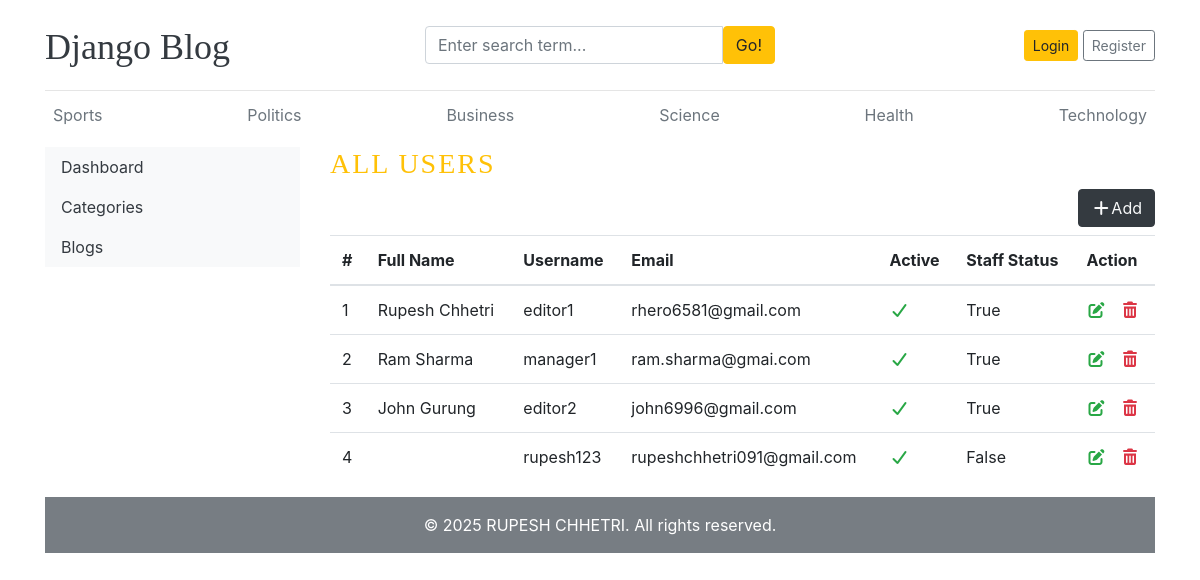
The page /dashboard/users/ on the database its author committed.
### blogs/models.py (models this page shows, shortened)
class Category(models.Model):
    category_name = models.CharField(max_length=100)
    created_at = models.DateTimeField(auto_now_add=True)
    updated_at = models.DateTimeField(auto_now=True)
    class meta:
        verbose_name_plural = "Categories"

### dashboards/views.py (the view)
# urls.py: path("users/", views.users, name="users"),
def users(request):
    users=User.objects.all()
    context={'users':users}
    return render(request, "dashboard/users.html", context)

### blogs/context_processors.py (called while the page is built)
def get_categories(request):
    category = Category.objects.all()
    return {'category': category}

def get_socialmedia(request):
    socialmedia = SocialMedia.objects.all()
    return {'socialmedia': socialmedia}

### blog_main/templates/dashboard/users.html (shortened to what this page needs)
{% extends "base.html" %}
{% block content %}
<div class="row">
  {% include 'dashboard/sidebar.html' %}
  <div class="col-md-9">
    <h3 class="text-uppercase text-warning" style="letter-spacing: 2px;">ALL USERS</h3>
    <a href="{% url 'add_category' %}" class="btn btn-dark text-light float-right mb-2"><i class="fa-solid fa-plus"></i>Add</a>
    <table class="table table-hover">
  <thead>
    <tr>
      <th >#</th>
      <th >Full Name</th>
      <th >Username</th>
      <th >Email</th>
      <th >Active</th>
      <th >Staff Status</th>
      <th >Action</th>
    </tr>
  </thead>
  <tbody>
    {% for user in users %}
    {%if not user.is_superuser%}
    <tr>
      <td >{{ forloop.counter|add:"-1" }}</td>
      <td>{{user.first_name}} {{user.last_name}}</td>
      <td>{{user.username}}</td>
      <td>{{user.email}}</td>
      <td>{% if user.is_active %} <i class="fa-solid fa-check text-success "></i> {% else %} <i class="fa-solid fa-xmark text-danger"></i>{% endif %}</td>
      <td>{{user.is_staff}}</td>
      <td>
        <a href=""><i class="fas fa-edit text-success"></i> </a>
        <a href=""><i class="fas fa-trash-alt text-danger"></i></a>
      </td>
    </tr>
    {% endif %}
    {% endfor %}
  </tbody>
</table>
  </div>
</div>
{% endblock %}

### blog_main/templates/base.html (shortened to what this page needs)
{% load static %}
<!DOCTYPE html>
<html lang="en">
<head>
    <link href="https://getbootstrap.com/docs/4.0/dist/css/bootstrap.min.css" rel="stylesheet">
    <link rel="stylesheet" href="{% static 'css/blog.css' %}">
    <link rel="stylesheet" href="https://cdnjs.cloudflare.com/ajax/libs/font-awesome/7.0.1/css/all.min.css" />
  </head>
<body>
    <div class="container">
      <header class="blog-header py-3">
        <div class="row flex-nowrap justify-content-between align-items-center">
          <div class="col-4 pt-1">
            <a class="blog-header-logo text-dark" href="/">Django Blog</a>
          </div>
          <div class="col-4">
            <form action="{% url 'blog_search' %}" method="GET">
              <div class="input-group">
            <input
              class="form-control"
              type="text"
              name="keyword"
              placeholder="Enter search term..."
              aria-label="Enter search term..."
              aria-describedby="button-search"
              required
            />
            <button type="submit" class="btn btn-warning" id="button-search" type="button">
              Go!
            </button>
          </div>
            </form>
          </div>
          <div class="col-4 d-flex justify-content-end align-items-center">
            {% if not user.is_authenticated %}
            <a class="btn btn-sm btn-warning" href="{% url 'login' %}">Login</a> &nbsp;
            <a class="btn btn-sm btn-outline-secondary" href="{% url 'register' %}">Register</a>
            {% elif user.is_staff %}
            <a class="btn btn-sm btn-warning" href="{% url 'dashboard' %}">Dashboard</a> &nbsp;
            <a class="btn btn-sm btn-outline-secondary" href="{% url 'logout' %}">Log Out</a>
            {% else %}
            <p>Welcome, <strong>{{ user.username }}</strong> 👋</p> &nbsp;
            <a class="btn btn-sm btn-outline-secondary" href="{% url 'logout' %}">Log Out</a>
            {% endif %}
          </div>
        </div>
      </header>
      <div class="nav-scroller py-1 mb-2">
        <nav class="nav d-flex justify-content-between">
          {% for cat in category %}
          <a class="p-2 text-muted" href="{% url 'post_by_category' cat.id %}">{{ cat.category_name }}</a>
          {% endfor %}
      </div>
{% block content %}
{% endblock %}
<footer class="py-3">
        <div class="container">
            <div class="row">
                <div class="col-md-12 text-center">
                    <p class="mb-0">
                        &copy; 2025 RUPESH CHHETRI. All rights reserved.
                    </p>
                </div>
            </div>
        </div>
    </footer>
 </div>
</body>
</html>

### blog_main/static/css/blog.css (style rules this page uses)
.blog-header { border-bottom: 1px solid #e5e5e5; }
.blog-header-logo { font-family: "Playfair Display", Georgia, "Times New Roman", serif; font-size: 2.25rem; }
h1, h2, h3, h4, h5, h6 { font-family: "Playfair Display", Georgia, "Times New Roman", serif; }

### blog_main/templates/base.html (style rules this page uses)
footer { background-color: #777d83; color: #ffffff; margin-top: auto; }

### rows shown on the page
Category: category_name "Sports"
Category: category_name "Politics"
Category: category_name "Business"
Category: category_name "Science"
Category: category_name "Health"
Category: category_name "Technology"

### other values the page prints
{{ user.first_name }} "Rupesh"
{{ user.last_name }} "Chhetri"
{{ user.username }} "editor1"
{{ user.email }} "rhero6581@gmail.com"
{{ user.is_staff }} "True"
{{ user.first_name }} "Ram"
{{ user.last_name }} "Sharma"
{{ user.username }} "manager1"
{{ user.email }} "ram.sharma@gmai.com"
{{ user.first_name }} "John"
{{ user.last_name }} "Gurung"
{{ user.username }} "editor2"
{{ user.email }} "john6996@gmail.com"
{{ user.username }} "rupesh123"
{{ user.email }} "rupeshchhetri091@gmail.com"
